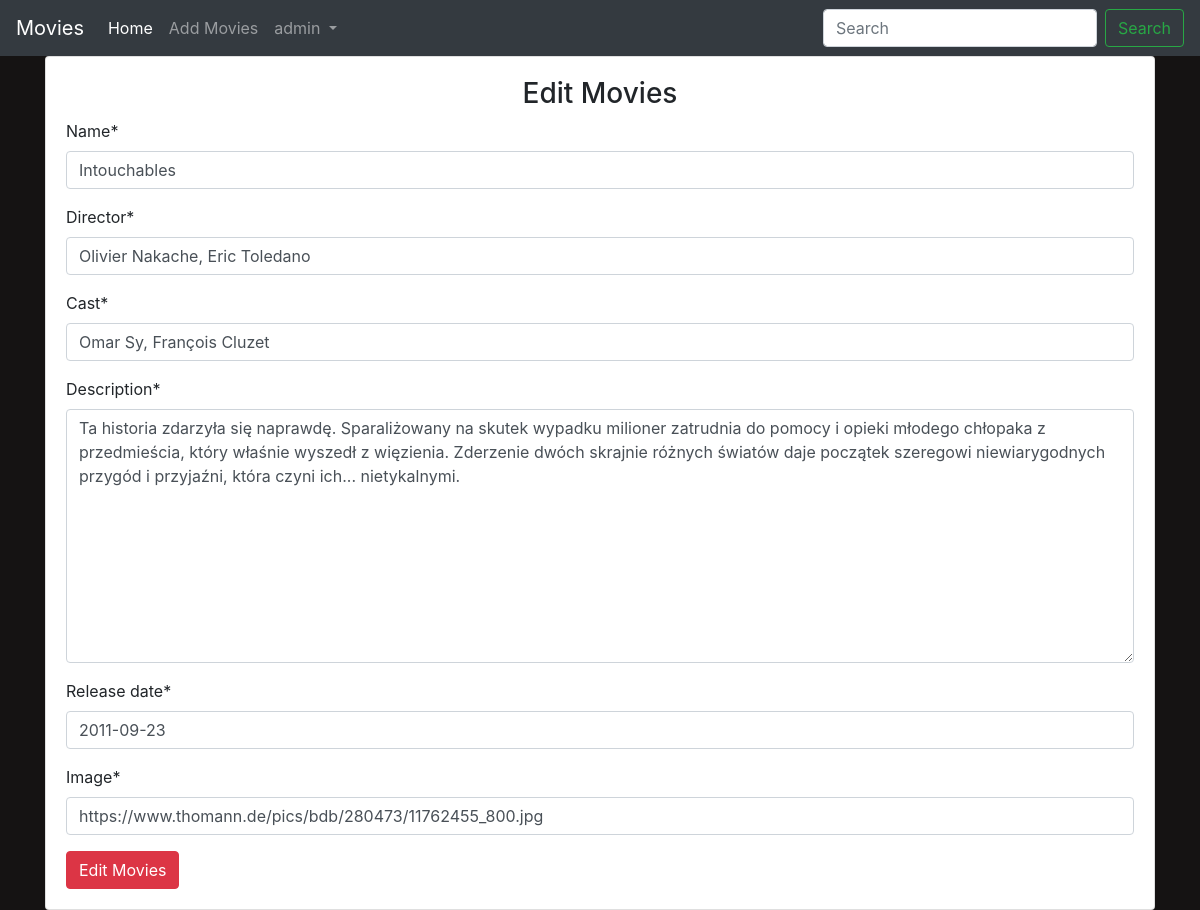
Page /editmovies/3/ (signed in) on the committed database.
### main/models.py (models this page shows, shortened)
class Movie(models.Model):
    name = models.CharField(max_length=300)
    director = models.CharField(max_length=300)
    cast = models.CharField(max_length=800)
    description = models.TextField(max_length=5000)
    release_date = models.DateField()
    average_rating = models.FloatField(default=0)
    image = models.URLField(default=None, null=True)

### main/views.py (the view)
# urls.py: path('editmovies/<int:id>/', views.edit_movies, name='edit_movies'),
def edit_movies(request, id):
    if request.user.is_authenticated:
        if request.user.is_superuser:
            movie = Movie.objects.get(id=id)
            if request.method == 'POST':
                form = MovieForm(request.POST or None, instance=movie)
                if form.is_valid():
                    data = form.save(commit=False)
                    data.save()
                    return redirect('main:detail', id)
            else:
                form = MovieForm(instance=movie)
            return render(request, 'main/addmovies.html', {'form': form,
                                                           'controller': 'Edit Movies'})
        else:
            return redirect('main:home')
    return redirect('accounts:login')

### main/forms.py
class MovieForm(forms.ModelForm):
    class Meta:
        model = Movie
        fields = ('name', 'director', 'cast', 'description', 'release_date', 'image')

### main/templates/main/addmovies.html (shortened to what this page needs)
{% extends 'main/base.html' %}
{% load crispy_forms_tags %}
{% block content %}
<div class="container">
    <div class="card">
        <div class="card-body">
            <h3 class="text-center">{{ controller }}</h3>
            <form action="" method="POST">
                {{ form | crispy }}
                <input type="submit" value="{{ controller }}" class="btn btn-danger">
            </form>
        </div>
    </div>
</div>
{% endblock %}

### main/templates/main/base.html (shortened to what this page needs)
<!doctype html>
<html lang="en">
  <head>
    <link rel="stylesheet" href="https://maxcdn.bootstrapcdn.com/bootstrap/4.0.0/css/bootstrap.min.css">
    {% load staticfiles %}
    <link rel="stylesheet" href="{% static 'css/main.css' %}">
  </head>
  <body>
    <nav class="navbar navbar-expand-lg navbar-dark bg-dark text-white">
  <a class="navbar-brand" href="{% url 'main:home' %}">Movies</a>
  <div class="collapse navbar-collapse" id="navbarSupportedContent">
    <ul class="navbar-nav mr-auto">
      <li class="nav-item active">
        <a class="nav-link" href="{% url 'main:home' %}">Home <span class="sr-only">(current)</span></a>
      </li>
      <li class="nav-item">
        <a class="nav-link" href="{% url 'main:add_movies' %}">Add Movies</a>
      </li>
      {% if user.is_authenticated %}
      <li class="nav-item dropdown">
        <a class="nav-link dropdown-toggle" href="#" id="navbarDropdown" role="button" data-toggle="dropdown" aria-haspopup="true" aria-expanded="false">
          {{ user.username }}
        </a>
      </li>
      {% endif %}
    </ul>
    <form class="form-inline my-2 my-lg-0">
      <input class="form-control mr-sm-2" type="search" placeholder="Search" aria-label="Search">
      <button class="btn btn-outline-success my-2 my-sm-0" type="submit">Search</button>
    </form>
  </div>
</nav>
    {% block content %}
    {% endblock %}
  </body>
</html>

### main/static/css/main.css (style rules this page uses)
body { background-color: #151313; }

### rows in the picture
Movie: name "Intouchables", director "Olivier Nakache, Eric Toledano", cast "Omar Sy, François Cluzet", description "Ta historia zdarzyła się naprawdę. Sparaliżowany na skutek wypadku milioner zatrudnia do pomocy i opieki młodego chłopaka z przedmieścia, który właśnie wyszedł z więzienia. Zderzenie dwóch skrajnie różnych światów daje początek szeregowi niewiarygodnych przygód i przyjaźni, która czyni ich... nietykalnymi.", release_date "2011-09-23", image "https://www.thomann.de/pics/bdb/280473/11762455_800.jpg"

### other values in the picture
{{ user.username }} "admin"
{{ controller }} "Edit Movies"
